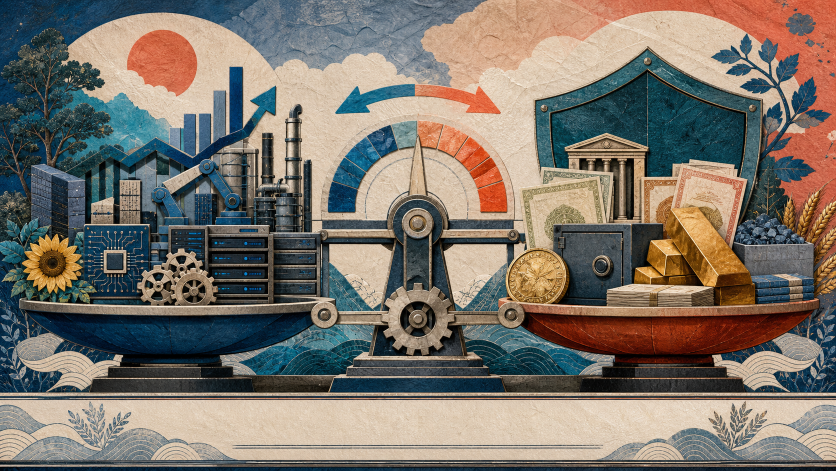
#> input picture content/video_engine/projects/systems-and-blowups/pilots/current-bubble-mechanism/assets/hero/hero-barbell-v1.png, 1672 x 941 px (shown at 1/2 size)
$ python -i render_current_bubble_mechanism_composition.py   (imports and definitions only)
#> lines starting #> are read from the running program, lines starting #| are printed output that depends on the picture
"""Render and inspect the current-bubble Remotion composition.

The earlier review path painted frames in Pillow and applied a dark blend at
asset changes.  That output was not evidence of the authored Remotion motion
plan.  This driver refuses stale props, renders the ``EditorialMotion``
composition at its declared frame rate, captures every shot boundary, and
rejects un-authored blank/dark cue starts.
"""

from __future__ import annotations

import argparse
import hashlib
import json
import math
import shutil
import statistics
import subprocess
from pathlib import Path
from typing import Any

from PIL import Image, ImageChops, ImageStat


EPISODE_ID = "current-bubble-mechanism"
RELATIVE_PILOT = Path(
    "content/video_engine/projects/systems-and-blowups/pilots/current-bubble-mechanism"
)


# [5 lines left out: function read_json, not called in this run]


def write_json(path: Path, payload: dict[str, Any]) -> None:
    path.parent.mkdir(parents=True, exist_ok=True)
    path.write_text(json.dumps(payload, indent=2) + "\n", encoding="utf-8")


def sha256(path: Path) -> str:
    return hashlib.sha256(path.read_bytes()).hexdigest()


# [32 lines left out: functions _run, _probe, not called in this run]


def _rate(value: str) -> float:
    numerator, denominator = value.split("/", 1)
    return float(numerator) / float(denominator)


def _frame_metrics(path: Path) -> dict[str, float | bool]:
    image = Image.open(path).convert("RGB")
#> image is the input picture: PIL image 1672x941 RGB; mean R, G, B 124, 116.5, 107.2
    gray = image.convert("L")
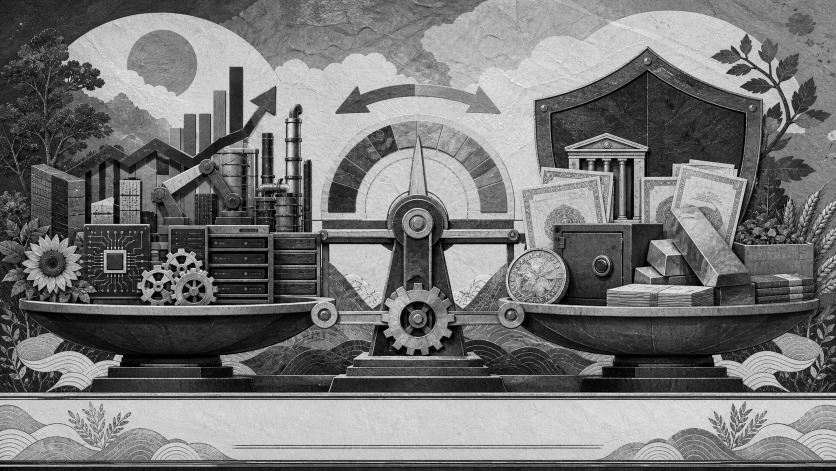
#> gray: PIL image 1672x941 L (shown at 1/2 size); min 0, max 255, mean 117.7
    stats = ImageStat.Stat(gray)
    mean = float(stats.mean[0])
#> mean = 117.7
    stddev = float(stats.stddev[0])
#> stddev = 67.51
    histogram = gray.histogram()
#> histogram = 256 values, max 18620 at index 204, min 2 at index 255, mean 6145.9
    pixels = max(1, image.width * image.height)
#> pixels = 1573352
    near_dark_ratio = sum(histogram[:13]) / pixels
#> near_dark_ratio = 0.0272
    blank_or_dark = (mean < 14.0 and stddev < 10.0) or near_dark_ratio > 0.985
#> blank_or_dark = False
    return {
        "mean_luma": round(mean, 3),
        "luma_stddev": round(stddev, 3),
        "near_dark_ratio": round(near_dark_ratio, 6),
        "blank_or_dark": blank_or_dark,
    }


# [343 lines left out: functions _difference, _is_authored_pause, _capture_boundaries, _full_gate, main, not called in this run]


# [2 lines not run here, left out]

>>> result = _frame_metrics('../projects/systems-and-blowups/pilots/current-bubble-mechanism/assets/hero/hero-barbell-v1.png')
#> result = {'mean_luma': 117.7, 'luma_stddev': 67.52, 'near_dark_ratio': 0.0272, 'blank_or_dark': False}

$ run again, on content/video_engine/projects/systems-and-blowups/pilots/current-bubble-mechanism/edit/evidence-coverage-v1/p33-gate-b-review/next-buyer-card.png
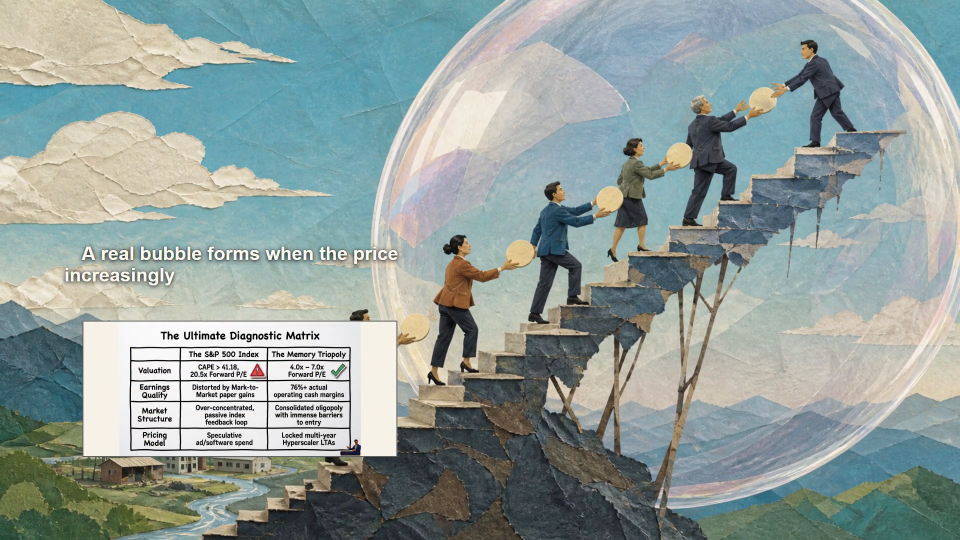
#> input picture content/video_engine/projects/systems-and-blowups/pilots/current-bubble-mechanism/edit/evidence-coverage-v1/p33-gate-b-review/next-buyer-card.png, 1920 x 1080 px (shown at 1/2 size)
#> in _frame_metrics, image is the input picture: PIL image 1920x1080 RGB; mean R, G, B 145.8, 158.9, 155.8
#> in _frame_metrics, `gray = image.convert("L")`:
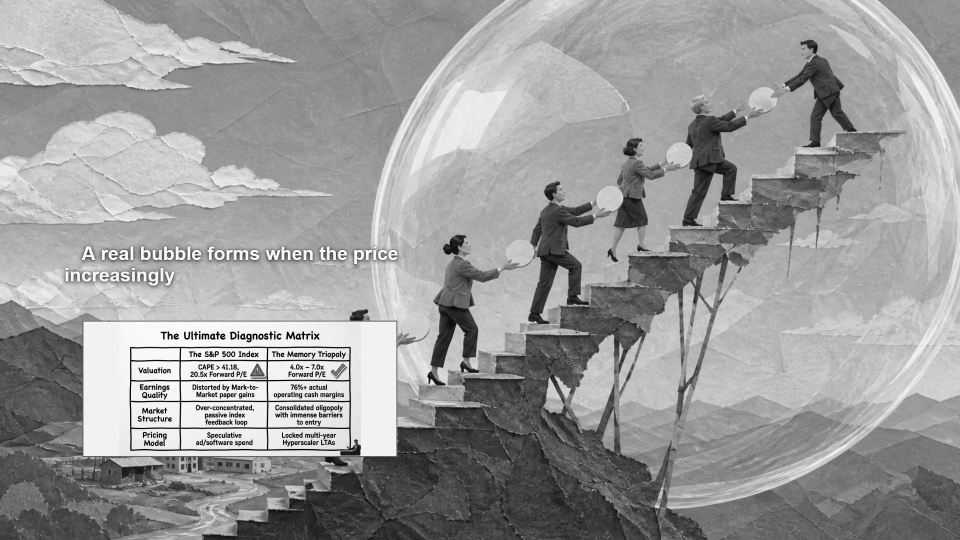
#> gray: PIL image 1920x1080 L (shown at 1/2 size); min 0, max 255, mean 154.6
#> mean = 154.6
#> stddev = 53.69
#> histogram = 256 values, max 38657 at index 242, min 378 at index 11, mean 8100
#> near_dark_ratio = 0.00461
#> blank_or_dark = False
#> result = {'mean_luma': 154.6, 'luma_stddev': 53.69, 'near_dark_ratio': 0.00461, 'blank_or_dark': False}

$ run again, on content/video_engine/projects/systems-and-blowups/pilots/current-bubble-mechanism/edit/evidence-coverage-v1/p33-gate-b-review/opening-wrong-bubble.png
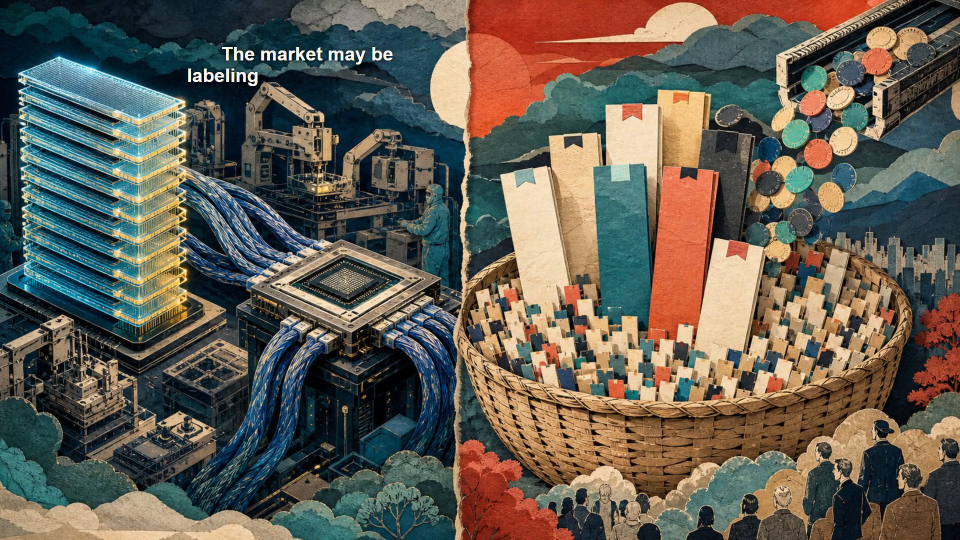
#> input picture content/video_engine/projects/systems-and-blowups/pilots/current-bubble-mechanism/edit/evidence-coverage-v1/p33-gate-b-review/opening-wrong-bubble.png, 1920 x 1080 px (shown at 1/2 size)
#> in _frame_metrics, image is the input picture: PIL image 1920x1080 RGB; mean R, G, B 99.2, 93.5, 82.9
#> in _frame_metrics, `gray = image.convert("L")`:
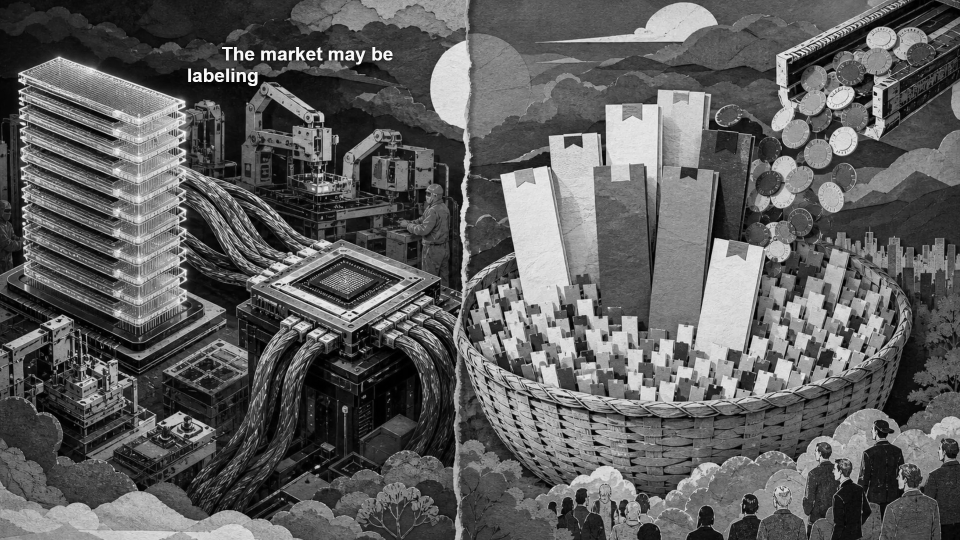
#> gray: PIL image 1920x1080 L (shown at 1/2 size); min 0, max 255, mean 93.9
#> mean = 93.91
#> stddev = 61.8
#> histogram = 256 values, max 15709 at index 18, min 4 at index 255, mean 8100
#> near_dark_ratio = 0.0541
#> blank_or_dark = False
#> result = {'mean_luma': 93.91, 'luma_stddev': 61.8, 'near_dark_ratio': 0.0541, 'blank_or_dark': False}

$ run again, on content/video_engine/projects/systems-and-blowups/pilots/current-bubble-mechanism/edit/evidence-coverage-v1/p33-gate-b-review/two-elevator-24fps-evidence-focus-v5.png
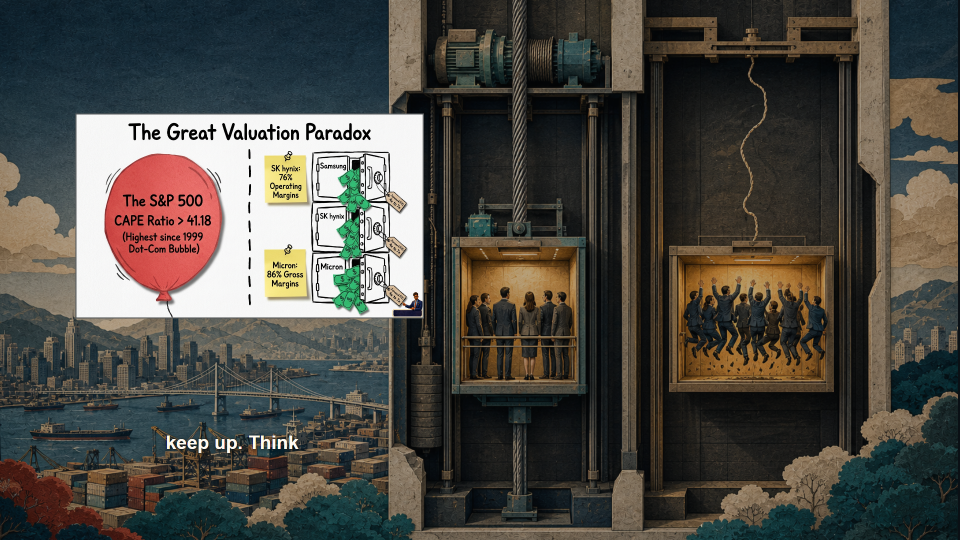
#> input picture content/video_engine/projects/systems-and-blowups/pilots/current-bubble-mechanism/edit/evidence-coverage-v1/p33-gate-b-review/two-elevator-24fps-evidence-focus-v5.png, 1920 x 1080 px (shown at 1/2 size)
#> in _frame_metrics, image is the input picture: PIL image 1920x1080 RGB; mean R, G, B 77.3, 74.6, 68.3
#> in _frame_metrics, `gray = image.convert("L")`:
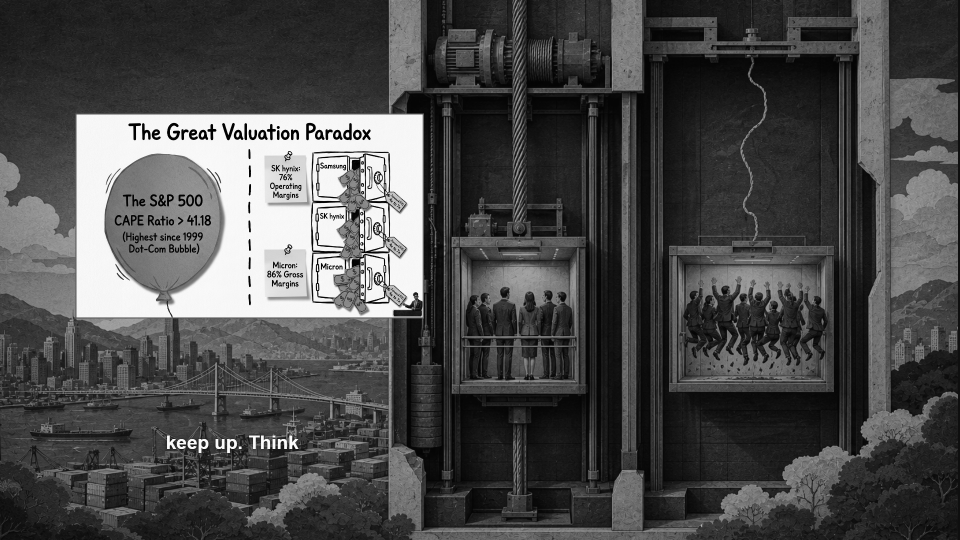
#> gray: PIL image 1920x1080 L (shown at 1/2 size); min 0, max 255, mean 74.7
#> mean = 74.71
#> stddev = 65.29
#> histogram = 256 values, max 44628 at index 247, min 38 at index 255, mean 8100
#> near_dark_ratio = 0.0628
#> blank_or_dark = False
#> result = {'mean_luma': 74.7, 'luma_stddev': 65.3, 'near_dark_ratio': 0.0628, 'blank_or_dark': False}
